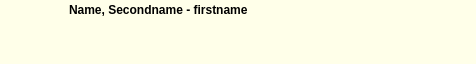
<?xml version="1.0" encoding="UTF-8"?>
<ui version="4.0">
 <class>PatientBar</class>
 <widget class="QWidget" name="PatientBar">
  <property name="geometry">
   <rect>
    <x>0</x>
    <y>0</y>
    <width>476</width>
    <height>64</height>
   </rect>
  </property>
  <property name="sizePolicy">
   <sizepolicy hsizetype="Preferred" vsizetype="Fixed">
    <horstretch>0</horstretch>
    <verstretch>0</verstretch>
   </sizepolicy>
  </property>
  <property name="minimumSize">
   <size>
    <width>50</width>
    <height>64</height>
   </size>
  </property>
  <property name="maximumSize">
   <size>
    <width>16777215</width>
    <height>150</height>
   </size>
  </property>
  <property name="palette">
   <palette>
    <active>
     <colorrole role="Base">
      <brush brushstyle="SolidPattern">
       <color alpha="255">
        <red>255</red>
        <green>255</green>
        <blue>255</blue>
       </color>
      </brush>
     </colorrole>
     <colorrole role="Window">
      <brush brushstyle="SolidPattern">
       <color alpha="255">
        <red>255</red>
        <green>255</green>
        <blue>233</blue>
       </color>
      </brush>
     </colorrole>
    </active>
    <inactive>
     <colorrole role="Base">
      <brush brushstyle="SolidPattern">
       <color alpha="255">
        <red>255</red>
        <green>255</green>
        <blue>255</blue>
       </color>
      </brush>
     </colorrole>
     <colorrole role="Window">
      <brush brushstyle="SolidPattern">
       <color alpha="255">
        <red>255</red>
        <green>255</green>
        <blue>233</blue>
       </color>
      </brush>
     </colorrole>
    </inactive>
    <disabled>
     <colorrole role="Base">
      <brush brushstyle="SolidPattern">
       <color alpha="255">
        <red>255</red>
        <green>255</green>
        <blue>233</blue>
       </color>
      </brush>
     </colorrole>
     <colorrole role="Window">
      <brush brushstyle="SolidPattern">
       <color alpha="255">
        <red>255</red>
        <green>255</green>
        <blue>233</blue>
       </color>
      </brush>
     </colorrole>
    </disabled>
   </palette>
  </property>
  <property name="windowTitle">
   <string>Form</string>
  </property>
  <layout class="QGridLayout" name="gridLayout_2">
   <property name="horizontalSpacing">
    <number>5</number>
   </property>
   <property name="verticalSpacing">
    <number>0</number>
   </property>
   <property name="margin">
    <number>0</number>
   </property>
   <item row="0" column="0" rowspan="3">
    <widget class="QLabel" name="photo">
     <property name="minimumSize">
      <size>
       <width>64</width>
       <height>64</height>
      </size>
     </property>
     <property name="maximumSize">
      <size>
       <width>64</width>
       <height>64</height>
      </size>
     </property>
     <property name="frameShape">
      <enum>QFrame::NoFrame</enum>
     </property>
     <property name="text">
      <string/>
     </property>
    </widget>
   </item>
   <item row="0" column="1">
    <layout class="QGridLayout" name="gridLayout">
     <property name="horizontalSpacing">
      <number>6</number>
     </property>
     <property name="verticalSpacing">
      <number>0</number>
     </property>
     <item row="1" column="2">
      <widget class="QLabel" name="weight">
       <property name="minimumSize">
        <size>
         <width>0</width>
         <height>20</height>
        </size>
       </property>
       <property name="text">
        <string/>
       </property>
      </widget>
     </item>
     <item row="1" column="1">
      <widget class="QLabel" name="age">
       <property name="minimumSize">
        <size>
         <width>0</width>
         <height>20</height>
        </size>
       </property>
       <property name="text">
        <string/>
       </property>
      </widget>
     </item>
     <item row="0" column="0" colspan="4">
      <widget class="QLabel" name="names">
       <property name="minimumSize">
        <size>
         <width>0</width>
         <height>20</height>
        </size>
       </property>
       <property name="font">
        <font>
         <weight>75</weight>
         <bold>true</bold>
        </font>
       </property>
       <property name="text">
        <string>Name, Secondname - firstname</string>
       </property>
      </widget>
     </item>
     <item row="1" column="3">
      <spacer name="horizontalSpacer_2">
       <property name="orientation">
        <enum>Qt::Horizontal</enum>
       </property>
       <property name="sizeHint" stdset="0">
        <size>
         <width>40</width>
         <height>20</height>
        </size>
       </property>
      </spacer>
     </item>
     <item row="1" column="0">
      <widget class="QLabel" name="gender">
       <property name="minimumSize">
        <size>
         <width>16</width>
         <height>20</height>
        </size>
       </property>
       <property name="maximumSize">
        <size>
         <width>16</width>
         <height>16</height>
        </size>
       </property>
       <property name="text">
        <string/>
       </property>
      </widget>
     </item>
    </layout>
   </item>
   <item row="0" column="2">
    <spacer name="horizontalSpacer">
     <property name="orientation">
      <enum>Qt::Horizontal</enum>
     </property>
     <property name="sizeHint" stdset="0">
      <size>
       <width>40</width>
       <height>20</height>
      </size>
     </property>
    </spacer>
   </item>
   <item row="1" column="1" colspan="2">
    <layout class="QHBoxLayout" name="bottomLayout"/>
   </item>
  </layout>
 </widget>
 <resources/>
 <connections/>
</ui>
